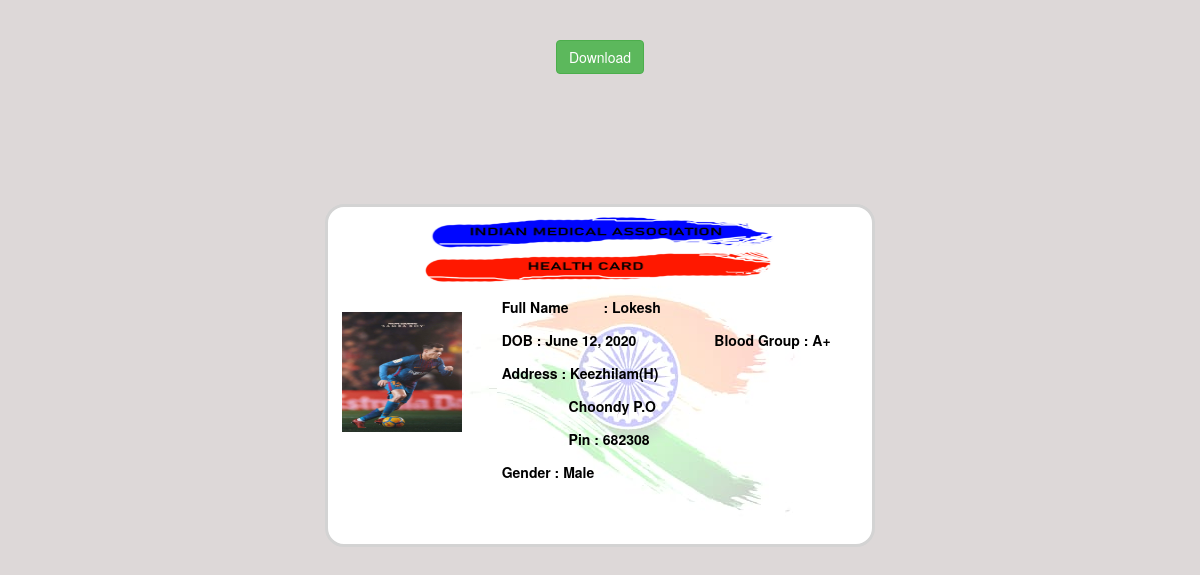
The app's page /home/patient/medicalcard/ (signed in) with its own data.
### pages/models.py (models this page shows, shortened)
class Patient(models.Model):
	bloodgroup_choices = (('apos', 'A+'),
            ('aneg', 'A-'),
            ('bpos', 'B+'),
            ('bneg', 'B-'),
            ('opos', 'O+'),
            ('oneg', 'O-'),
            ('abpos', 'AB+'),
            ('abneg', 'AB-'),
            ('unspecified', '-')
            )
	id=models.BigAutoField(primary_key=True)
	username= models.OneToOneField(MyUser,on_delete=models.CASCADE)
	regid=models.UUIDField(default = uuid.uuid4,editable = False)
	pname=models.CharField(max_length=50)
	gender=models.IntegerField(choices=GENDER_CHOICES,blank=True)
	dob = models.DateField(null=True, blank=True)
	height=models.DecimalField(max_digits=5, decimal_places=2,blank=True)
	weight=models.DecimalField(max_digits=6, decimal_places=2,blank=True)
	bloodgroup = models.CharField(choices=bloodgroup_choices, max_length=12, default='-', blank=True)
	place=models.CharField(max_length=100,blank=True)
	imagefile=models.ImageField(upload_to='patient/',default="default.jpg",blank=True,null=True)
	email = models.EmailField(max_length=254,blank=True)
	contact = models.CharField(max_length=14,blank=True)
	aadhaar = models.CharField(max_length=12,blank=True)
	follower = GenericRelation(Follow,related_query_name='patient')

### pages/views.py (the view)
# urls.py: path('patient/medicalcard/',MC.as_view(), name='medicalcard'),
class MC(MyPermissionMixin, DetailView):
    raise_exception = True
    login_url = "/login/"
    context_object_name = 'patient'
    def get_object(self):
        return get_object_or_404(Patient, username=self.request.user)
    template_name = 'pages/mc.html'
    def test_func(self):
        return (self.request.user.user_type == 1)

### pages/views.py (called while the page is built)
    def dispatch(self, request, *args, **kwargs):
        if not request.user.is_authenticated:
            return redirect('login')
        else:
            user_test_result = self.get_test_func()()
            if not request.user.is_authenticated or not user_test_result:
                return HttpResponse('<h2> Permission Denied ! </h2>')
            return super().dispatch(request, *args, **kwargs)

### pages/templates/pages/mc.html (shortened to what this page needs)
{% load static %}
{% load qr_code %}
<!DOCTYPE html>
<html>
    <head>
        <link rel="stylesheet" href="https://maxcdn.bootstrapcdn.com/bootstrap/3.4.1/css/bootstrap.min.css">
        <link rel="stylesheet" href="{% static 'css/card.css' %}">
    </head>
    <body>
        <br>
        <br>
        <center>
        <button class="btn btn-success" onclick="ExportPdf()">Download</button>
        </center>
        <div id='myCanvas'>
            <div class="div_class">
                <form>
                    <div class="form_div_class">
                        <div id="div1">
                            <div align="center">
                                <img src="/media/img/head2.png" height="65px"
                                    width="350px"></div>
                            <div class="row">
                                <div class='imgdiv' class='side' align='left'
                                    style='margin-top: 30px;   background-color: rgb(235, 235, 224);
                                    border-radius:2px;  width: 120px; height: 120px;'>
                                    <img src='{{patient.imagefile.url}} ' height='120' width='120' />
                                    </div>
                                <div class='main'>
                                    <label> Full Name &nbsp &nbsp
                                &nbsp &nbsp : {{patient.pname}}</label>
                                <div class="row">
                                    <div class="col-md-6">
                                        <label> DOB : {{patient.dob}} </label>
                                    </div>
                                    <div class="col-md-6">
                                        <label> Blood Group : {{patient.get_bloodgroup_display}} </label>
                                    </div>
                                </div>
                                    <div class="row">
                                        <div class="col-md-6">
                                            <label> Address : Keezhilam(H) </label>
                                            <label> &emsp;&emsp;&emsp;&emsp;&ensp;  Choondy P.O </label>
                                            <label> &emsp;&emsp;&emsp;&emsp;&ensp;  Pin : 682308 </label>
                                            <label> Gender : {{patient.get_gender_display}} </label>
                                        </div>
                                        <div class="col-md-6">
                                        </div>
                                    </div>
                                </div>
                            </div>
                            <div class='other_input'>
                                <div class='side1'>
                                    <div class='main1'><label class='id_label'></label></div>
                                </div>
                            </div>
                        </form>
                    </div>
                </div>
    </body>
</html>

### pages/static/css/card.css (style rules this page uses)
body { background: #ddd8d8; }
form { position: relative; background: rgb(235, 235, 224); background-image: url("/media/img/ind.jpeg"); background-position: 25px 15px; border: 3px solid #d3d3d3; width: 100%; height: 100%; border-radius: 19px; }
label { padding-left: 25px; padding-bottom: 8px; display: block; color: black; font-weight: bolder; }
.id_label { color: rgb(179, 59, 59); font-weight: bolder; font-size: 40px; }
.div_class { position: relative; margin-left: auto; margin-right: auto; margin-top: 130px; margin-bottom:80px; width :550px; height: 100%; }
.form_div_class { position: relative; margin-left: auto; margin-right: auto; margin-top:10px; margin-bottom:1px; }
.imgdiv { display: inline-block; background-color: rgb(247, 0, 255); width: 120px; height: 120px; margin-left : 5%; margin-top: 15px; }
.row { display: flex; flex-wrap: wrap; }
.main { flex: 60%; padding: 15px; }
.side1 { flex: 50%; }
.main1 { flex: 50%; }
.other_input { width: 100%; display: inline-block; display: flex; flex-wrap: wrap; padding: 10px; }

### records on screen
Patient: imagefile (picture), pname "Lokesh", dob "June 12, 2020", bloodgroup "A+", gender "Male"
